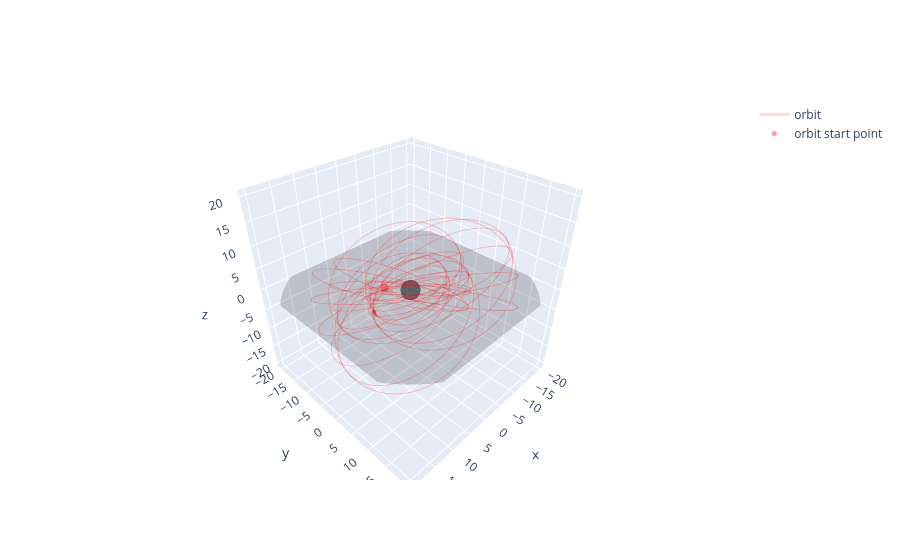

Source (notebook cell):
### Code cell
from relatipy.visualization._3D import construct_basic_path_plot
fig = construct_basic_path_plot(R_s, path)
fig.write_html("../figures/001-tests_y_primeras_validaciones/path_3d_unstable.html")

fig.show()

### Figure 1 — Plotly figure (JSON) as saved in the notebook; plotly's stock layout.template omitted (floating-point values rounded to 4 significant figures; data arrays with more than 128 entries replaced by an {"elided": "..."} marker saying what was removed)
{"data": [{"colorscale": [[0, "black"], [1, "black"]], "opacity": 0.1, "showscale": false, "type": "surface", "x": {"elided": "50x50 float values"}, "y": {"elided": "50x50 float values"}, "z": {"elided": "50x50 float values"}}, {"colorscale": [[0, "black"], [1, "black"]], "name": "Schwarzschild radius", "opacity": 0.3, "showscale": false, "type": "surface", "x": {"elided": "50x50 float values"}, "y": {"elided": "50x50 float values"}, "z": {"elided": "50x50 float values"}}, {"line": {"color": "red", "width": 2}, "mode": "lines", "name": "orbit", "opacity": 0.2, "type": "scatter3d", "x": {"elided": "2000 float values"}, "y": {"elided": "2000 float values"}, "z": {"elided": "2000 float values"}}, {"marker": {"color": "red", "opacity": 0.4, "size": 5}, "mode": "markers", "name": "orbit start point", "type": "scatter3d", "x": [6.928], "y": [0], "z": [4]}, {"anchor": "tail", "colorscale": [[0, "red"], [1, "red"]], "name": "orbit end point", "opacity": 0.4, "showscale": false, "sizemode": "absolute", "sizeref": 1.667, "type": "cone", "u": [0.6531], "v": [2.714], "w": [-1.025], "x": [7.283], "y": [-3.085], "z": [-3.113]}], "layout": {"scene": {"aspectmode": "cube", "xaxis": {"range": [-21.23, 21.23]}, "yaxis": {"range": [-21.23, 21.23]}, "zaxis": {"range": [-21.23, 21.23]}}}}
